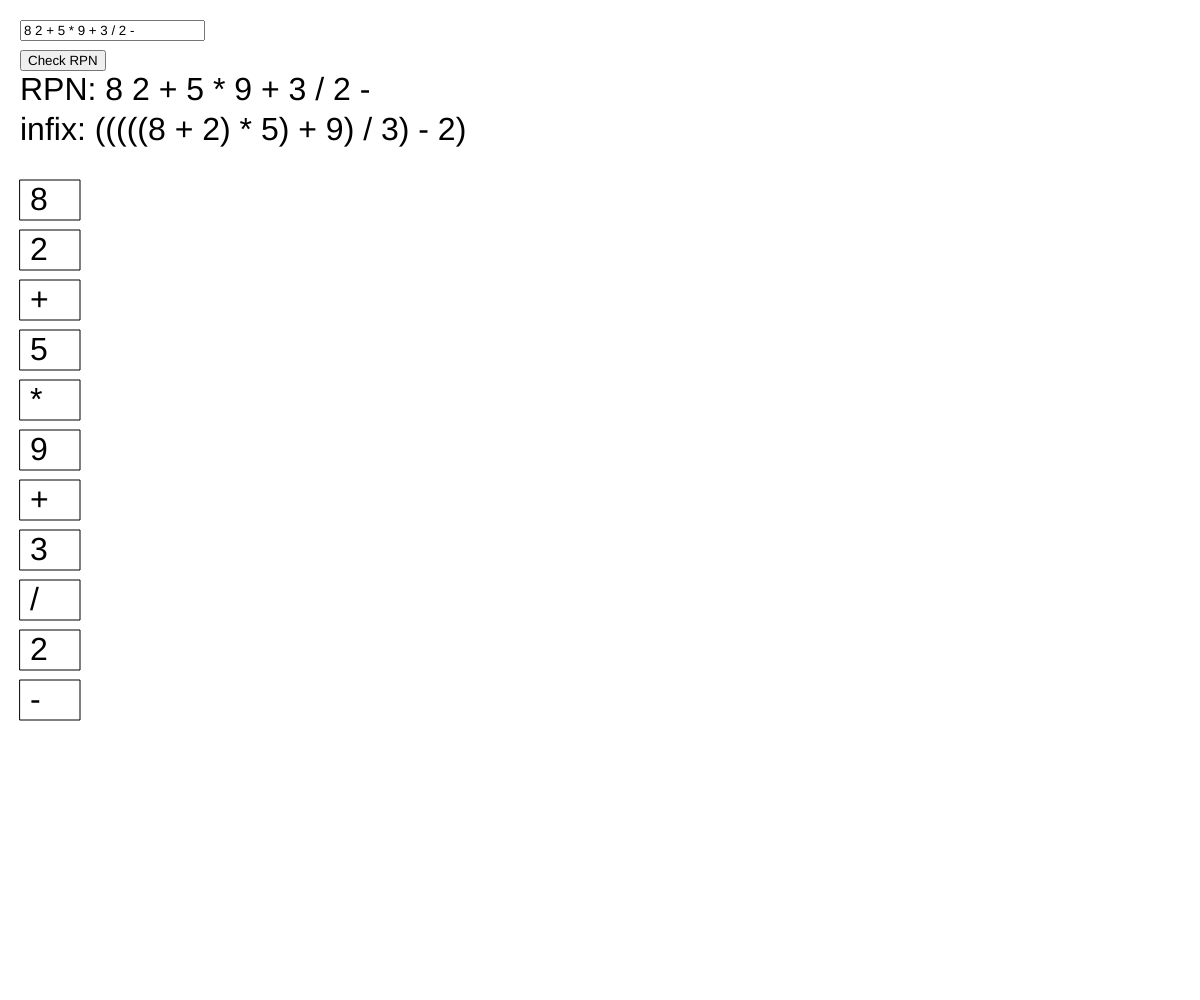
Frame 1 (no input)
Frame 60 (no input): identical to frame 1, image omitted
Frame 120 (the mouse pressed at the canvas centre since frame 60): identical to frame 1, image omitted

The p5.js sketch that drew this single still picture (run headless with seeded random() and noise() and a simulated clock; from frame 60 on, the mouse is pressed at the canvas centre):

// p5.js sketch
// ── sketch.js
let input;
let checkButton;
let exptext = '8 2 + 5 * 9 + 3 / 2 -';
let infixtext = '(((((8 + 2) * 5) + 9) / 3) - 2)';

function setup() {
	createCanvas(windowWidth, windowHeight); // Set canvas size to fill the screen

	// Create a text input box
	input = createInput('8 2 + 5 * 9 + 3 / 2 -');
	input.position(20, 20); // Set the position of the input box

	// Create a button
	checkButton = createButton('Check RPN');
	checkButton.position(20, 50);
	checkButton.mousePressed(checkRPN); // Call checkRPN() when button is pressed
}

function draw() {
	background('#FFF'); // Set the background color to white

	// Display the input text
	textSize(32);
	text('RPN: ' + exptext, 20, 100); // postfix
	text('infix: ' + infixtext, 20, 140); // normal

	// Visualize the RPN stack
	let stack = exptext.split(" ");
	let x = 20;
	let y = 180; // Starting position for the stack visualization
	let width = 60;
	let height = 40;
	for (let i = 0; i < stack.length; i++) {
		rect(x, y + i * (height + 10), width, height); // Draw a rectangle for each stack element
		text(stack[i], x + 10, y + i * (height + 10) + 30); // Display the stack element value
	}
}

function errorCheck(exp) {
    const counter = [];

    const tokens = exp.split(" ");

    for (const token of tokens) {
      if (!isNaN(token) || (token[0] === '-' && token.length > 1))
        counter.push(0);
      else if (token === "+" || token === "-" || token === "*" || token === "/") {
        if (counter.length < 2)
			return false;
        counter.pop(); // Pop one operand for the operator
        counter.pop(); // Pop the second operand for the operator
        counter.push(0); // Push the result back onto the stack
      }
      else
        return false;
    }
    return counter.length === 1;
}

function checkRPN() {
	let exp = input.value().trim(); // Get the input value and remove leading/trailing spaces

	// Regular expression to match valid RPN expression
	let rpnRegex = /^(\d+(\.\d+)?|\+|\-|\*|\/|\s)+$/;

	if (!errorCheck(exp) || !rpnRegex.test(exp) || exp.length === 0 || exp === ' ') {
		alert('Not a valid RPN expression!');
		return ;
	}
	exptext = exp;
	infixtext = rpnToInfix(exp);
}

function rpnToInfix(rpn) {
	let stack = [];
	let operators = ['+', '-', '*', '/'];

	// Split the RPN expression by spaces
	let tokens = rpn.split(' ');

	for (let token of tokens) {
		if (operators.includes(token)) {
			let operand2 = stack.pop();
			let operand1 = stack.pop();
			stack.push(`(${operand1} ${token} ${operand2})`);
		} else {
			stack.push(token);
		}
	}

	return stack[0];
}

// Resize canvas when the window is resized
function windowResized() {
	resizeCanvas(windowWidth, windowHeight);
}
